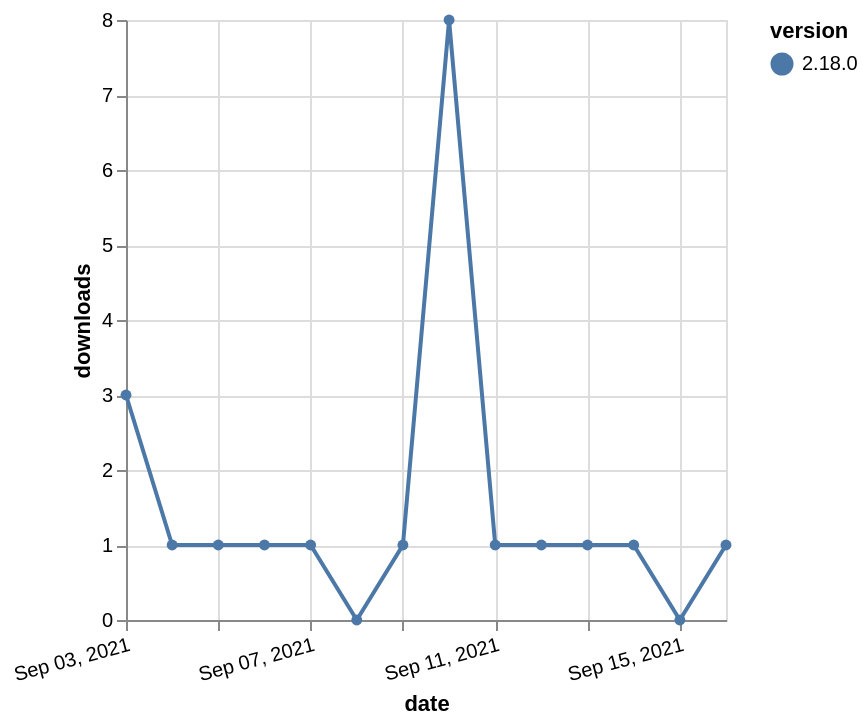

Vega-Lite specification stored for this chart:
### Vega-Lite specification from a JSON file in a GitHub repository (floating-point values rounded to 4 significant figures)
{"$schema": "https://vega.github.io/schema/vega-lite/v5.json", "description": "A simple bar chart with embedded data.", "data": {"values": [{"date": "2021-09-03", "total": 501, "delta": 3, "version": "2.18.0"}, {"date": "2021-09-04", "total": 502, "delta": 1, "version": "2.18.0"}, {"date": "2021-09-05", "total": 503, "delta": 1, "version": "2.18.0"}, {"date": "2021-09-06", "total": 504, "delta": 1, "version": "2.18.0"}, {"date": "2021-09-07", "total": 505, "delta": 1, "version": "2.18.0"}, {"date": "2021-09-08", "total": 505, "delta": 0, "version": "2.18.0"}, {"date": "2021-09-09", "total": 506, "delta": 1, "version": "2.18.0"}, {"date": "2021-09-10", "total": 514, "delta": 8, "version": "2.18.0"}, {"date": "2021-09-11", "total": 515, "delta": 1, "version": "2.18.0"}, {"date": "2021-09-12", "total": 516, "delta": 1, "version": "2.18.0"}, {"date": "2021-09-13", "total": 517, "delta": 1, "version": "2.18.0"}, {"date": "2021-09-14", "total": 518, "delta": 1, "version": "2.18.0"}, {"date": "2021-09-15", "total": 518, "delta": 0, "version": "2.18.0"}, {"date": "2021-09-16", "total": 519, "delta": 1, "version": "2.18.0"}]}, "width": "container", "mark": {"type": "line", "point": {"filled": true}}, "encoding": {"x": {"field": "date", "type": "temporal", "timeUnit": "yearmonthdate", "title": "date", "axis": {"labelAngle": -15}}, "y": {"field": "delta", "type": "quantitative", "title": "downloads"}, "color": {"field": "version", "type": "nominal"}, "tooltip": {"field": "delta"}}}
